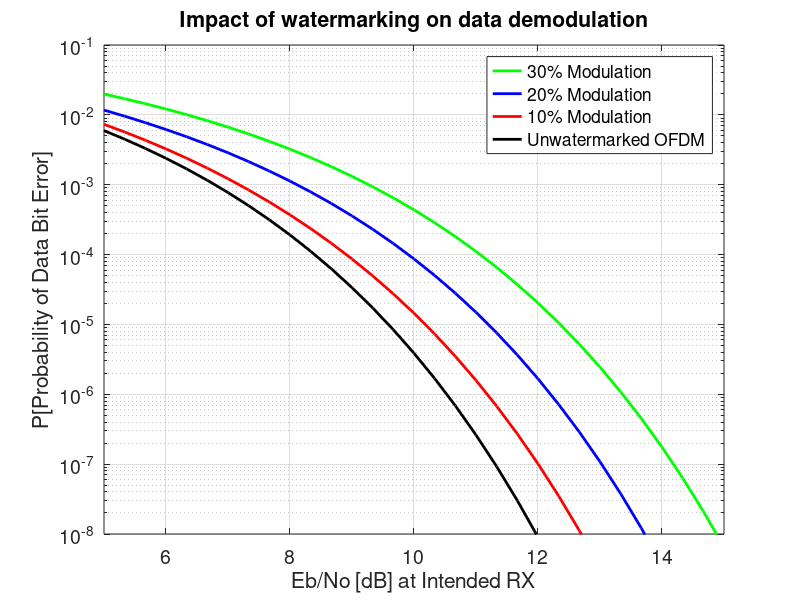

Here is the MATLAB script that generated this plot:
close all;
clear all;
% PURSOSE: Study the impact of PAM modulation on the OFDM data detection
% We implement Eq. (17) of the IEEE ICC 2024 paper
% m is the modulation index. It measures how much change we make to the
% original OFDM signal during watermarking.

SNR_dB = 5:(1/3):15;
for i = 1:length(SNR_dB)
    SNR = 10^(SNR_dB(i)/10);
    m = 0;
    Qpsk(i) = (qfunc(sqrt(2*SNR*(1-m)^2))+qfunc(sqrt(2*SNR*(1+m)^2)))/2;
    
    m = 0.1;
    Qpsk1(i) = (qfunc(sqrt(2*SNR*(1-m)^2))+qfunc(sqrt(2*SNR*(1+m)^2)))/2;
    
    m = 0.2;
    Qpsk2(i) = (qfunc(sqrt(2*SNR*(1-m)^2))+qfunc(sqrt(2*SNR*(1+m)^2)))/2;
   
    m = 0.3;
    Qpsk3(i) = (qfunc(sqrt(2*SNR*(1-m)^2))+qfunc(sqrt(2*SNR*(1+m)^2)))/2; 
end

figure(1)
semilogy(SNR_dB, Qpsk3,'g', 'LineWidth',2);
hold on
semilogy(SNR_dB, Qpsk2,'b', 'LineWidth',2);
hold on
semilogy(SNR_dB, Qpsk1,'r', 'LineWidth',2);
hold on
semilogy(SNR_dB, Qpsk,'k', 'LineWidth',2);
hold off

grid
set(gca,'FontSize',14)
set(gca,'ylim',[10^-8, 10^-1])
set(gca,'xlim',[5, 15])
xlabel('Eb/No [dB] at Intended RX')
ylabel('P[Probability of Data Bit Error]')
legend('30% Modulation','20% Modulation','10% Modulation','Unwatermarked OFDM')
title("Impact of watermarking on data demodulation")
